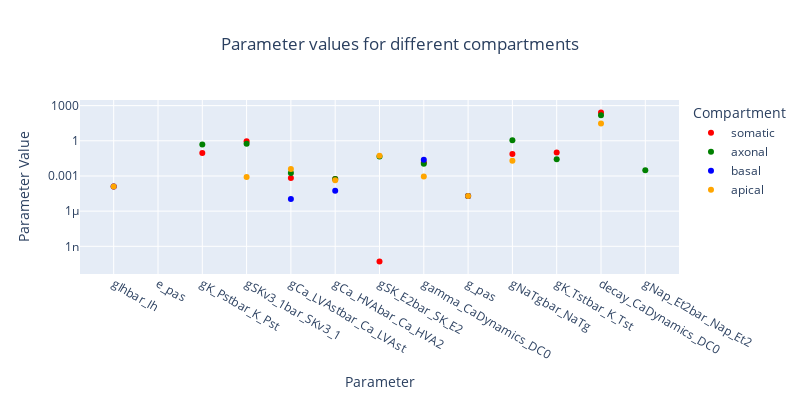

The code cell stored with this chart in its notebook:
### Code cell
# Create a scatter plot using Plotly
fig = go.Figure(layout=go.Layout(width=800, height=400))
colors = ['red', 'green', 'blue', 'orange']
# Add scatter traces for each compartment
for compartment, color in zip(['somatic', 'axonal', 'basal', 'apical'], colors):
    x = []
    y = []
    for param_name in param_names_unique:
        if compartment in data_dict[param_name]:
            x.append(param_name)
            y.append(data_dict[param_name][compartment])
    fig.add_trace(go.Scatter(
        x=x,
        y=y,
        mode='markers',
        name=compartment,
        marker=dict(color=color)
    ))

# Update layout
fig.update_layout(
    title={'text': 'Parameter values for different compartments', 'x': 0.5},
    xaxis_title='Parameter',
    yaxis_title='Parameter Value',
    yaxis_type='log',
    legend_title='Compartment'
)

fig.show()

### Figure 1 — Plotly figure (JSON) as saved in the notebook; plotly's stock layout.template omitted (floating-point values rounded to 4 significant figures)
{"data": [{"marker": {"color": "red"}, "mode": "markers", "name": "somatic", "type": "scatter", "x": ["gIhbar_Ih", "e_pas", "gK_Pstbar_K_Pst", "gSKv3_1bar_SKv3_1", "gCa_LVAstbar_Ca_LVAst", "gCa_HVAbar_Ca_HVA2", "gSK_E2bar_SK_E2", "gamma_CaDynamics_DC0", "g_pas", "gNaTgbar_NaTg", "gK_Tstbar_K_Tst", "decay_CaDynamics_DC0"], "y": [0.0001263, -90.99, 0.09036, 0.9154, 0.0006623, 0.0005592, 5e-11, 0.01431, 1.95e-05, 0.07646, 0.0986, 262.2]}, {"marker": {"color": "green"}, "mode": "markers", "name": "axonal", "type": "scatter", "x": ["e_pas", "gNap_Et2bar_Nap_Et2", "gK_Pstbar_K_Pst", "gSKv3_1bar_SKv3_1", "gCa_LVAstbar_Ca_LVAst", "gCa_HVAbar_Ca_HVA2", "gSK_E2bar_SK_E2", "gamma_CaDynamics_DC0", "g_pas", "gNaTgbar_NaTg", "gK_Tstbar_K_Tst", "decay_CaDynamics_DC0"], "y": [-90.99, 0.003145, 0.4896, 0.556, 0.001803, 0.0005547, 0.04555, 0.01089, 1.95e-05, 1.12, 0.02708, 154.3]}, {"marker": {"color": "blue"}, "mode": "markers", "name": "basal", "type": "scatter", "x": ["gIhbar_Ih", "e_pas", "gCa_LVAstbar_Ca_LVAst", "gCa_HVAbar_Ca_HVA2", "gamma_CaDynamics_DC0", "g_pas"], "y": [0.0001263, -90.99, 1.108e-05, 5.464e-05, 0.02382, 1.95e-05]}, {"marker": {"color": "orange"}, "mode": "markers", "name": "apical", "type": "scatter", "x": ["gIhbar_Ih", "e_pas", "gSKv3_1bar_SKv3_1", "gCa_LVAstbar_Ca_LVAst", "gCa_HVAbar_Ca_HVA2", "gSK_E2bar_SK_E2", "gamma_CaDynamics_DC0", "g_pas", "gNaTgbar_NaTg", "decay_CaDynamics_DC0"], "y": [0.0001263, -90.99, 0.000824, 0.003979, 0.0004404, 0.05274, 0.0008809, 1.95e-05, 0.01992, 30.67]}], "layout": {"height": 400, "legend": {"title": {"text": "Compartment"}}, "title": {"text": "Parameter values for different compartments", "x": 0.5}, "width": 800, "xaxis": {"title": {"text": "Parameter"}}, "yaxis": {"title": {"text": "Parameter Value"}, "type": "log"}}}
